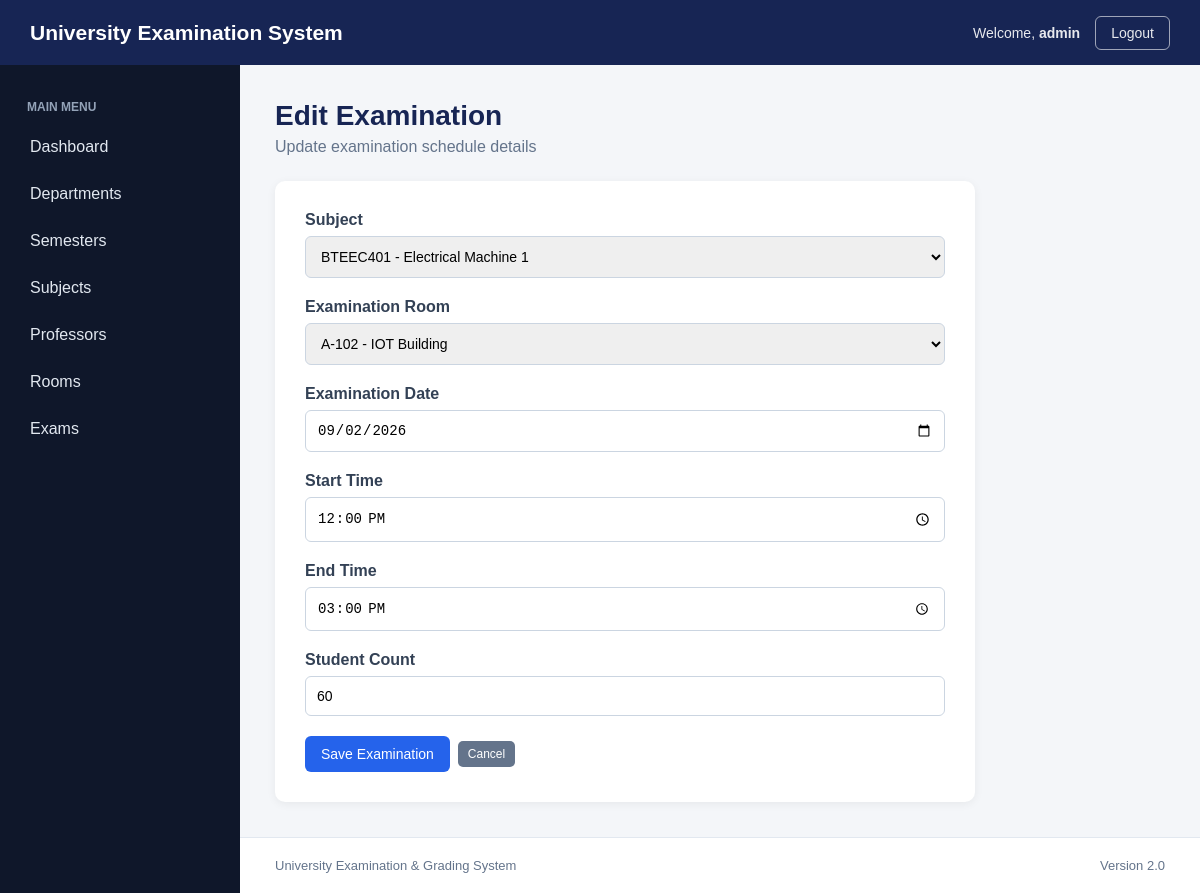
Page /exams/4/edit/ (signed in) on the committed database.
### academics/models.py (models this page shows, shortened)
class Exam(models.Model):
    subject = models.ForeignKey(
        Subject,
        on_delete=models.CASCADE,
        related_name="exams"
    )
    room = models.ForeignKey(
        Room,
        on_delete=models.PROTECT,
        related_name="exams"
    )
    exam_date = models.DateField()
    start_time = models.TimeField()
    end_time = models.TimeField()
    student_count = models.PositiveIntegerField()
    created_at = models.DateTimeField(
        auto_now_add=True
    )

### academics/views.py (the view)
@login_required
def exam_edit(request, pk):
    exam = get_object_or_404(
        Exam,
        pk=pk
    )
    if request.method == "POST":
        form = ExamForm(
            request.POST,
            instance=exam
        )
        if form.is_valid():
            form.save()
            return redirect("exams")
    else:
        form = ExamForm(
            instance=exam
        )
    return render(
        request,
        "academics/exam_form.html",
        {
            "form": form,
            "page_title": "Edit Examination",
            "page_description": "Update examination schedule details"
        }
    )

### academics/forms.py (shortened to what this page needs)
class ExamForm(forms.ModelForm):
    class Meta:
        model = Exam
        fields = [
            "subject",
            "room",
            "exam_date",
            "start_time",
            "end_time",
            "student_count"
        ]
        widgets = {
            "exam_date": forms.DateInput(
                attrs={
                    "type": "date"
                }
            ),
            "start_time": forms.TimeInput(
                attrs={
                    "type": "time"
                }
            ),
            "end_time": forms.TimeInput(
                attrs={
                    "type": "time"
                }
            ),
            "student_count": forms.NumberInput(
                attrs={
                    "min": "1",
                    "placeholder": "Enter number of students"
                }
            ),
        }

### academics/models.py (called while the page is built)
    def __str__(self):
        return f"{self.code} - {self.name}"

    def __str__(self):
        return f"{self.room_number} - {self.building}"

### academics/templates/academics/exam_form.html (shortened to what this page needs)
{% extends "academics/base.html" %}
{% block content %}
<div class="page-header">
    <div>
        <h1 class="page-title">
            {{ page_title }}
        </h1>
        <p class="page-description">
            {{ page_description }}
        </p>
    </div>
</div>
<div class="form-container">
    <form method="POST">
        <div class="form-group">
            <label for="{{ form.subject.id_for_label }}">
                Subject
            </label>
            {{ form.subject }}
        </div>
        <div class="form-group">
            <label for="{{ form.room.id_for_label }}">
                Examination Room
            </label>
            {{ form.room }}
        </div>
        <div class="form-group">
            <label for="{{ form.exam_date.id_for_label }}">
                Examination Date
            </label>
            {{ form.exam_date }}
        </div>
        <div class="form-group">
            <label for="{{ form.start_time.id_for_label }}">
                Start Time
            </label>
            {{ form.start_time }}
        </div>
        <div class="form-group">
            <label for="{{ form.end_time.id_for_label }}">
                End Time
            </label>
            {{ form.end_time }}
        </div>
        <div class="form-group">
            <label for="{{ form.student_count.id_for_label }}">
                Student Count
            </label>
            {{ form.student_count }}
        </div>
        <div class="action-buttons">
            <button
                type="submit"
                class="btn btn-primary"
            >
                Save Examination
            </button>
            <a
                href="{% url 'exams' %}"
                class="btn btn-secondary"
            >
                Cancel
            </a>
        </div>
    </form>
</div>
{% endblock %}

### academics/templates/academics/base.html (shortened to what this page needs)
{% load static %}
<!DOCTYPE html>
<html lang="en">
<head>
    <link
        rel="stylesheet"
        href="{% static 'academics/css/style.css' %}"
    >
</head>
<body>
<header class="topbar">
    <div class="logo">
        University Examination System
    </div>
    <div class="topbar-right">
        {% if user.is_authenticated %}
            <span class="welcome-text">
                Welcome,
                <strong>
                    {{ user.username }}
                </strong>
            </span>
            <form
                method="POST"
                action="{% url 'logout' %}"
                class="logout-form"
            >
                <button
                    type="submit"
                    class="logout-button"
                >
                    Logout
                </button>
            </form>
        {% endif %}
    </div>
</header>
<div class="layout">
    <aside class="sidebar">
        <div class="sidebar-title">
            MAIN MENU
        </div>
        <a
            href="{% url 'home' %}"
            class="nav-link"
        >
            Dashboard
        </a>
        <a
            href="{% url 'departments' %}"
            class="nav-link"
        >
            Departments
        </a>
        <a
            href="{% url 'semesters' %}"
            class="nav-link"
        >
            Semesters
        </a>
        <a
            href="{% url 'subjects' %}"
            class="nav-link"
        >
            Subjects
        </a>
        <a
            href="{% url 'professors' %}"
            class="nav-link"
        >
            Professors
        </a>
        <a
            href="{% url 'rooms' %}"
            class="nav-link"
        >
            Rooms
        </a>
        <a
            href="{% url 'exams' %}"
            class="nav-link"
        >
            Exams
        </a>
    </aside>
    <main class="main-content">
        {% block content %}
        {% endblock %}
    </main>
</div>
<footer class="footer">
    <p>
        University Examination & Grading System
    </p>
    <p>
        Version 2.0
    </p>
</footer>
</body>
</html>

### academics/static/academics/css/style.css (style rules this page uses)
* { margin: 0; padding: 0; box-sizing: border-box; }
body { font-family: Arial, Helvetica, sans-serif; background-color: #f4f6f9; color: #222; }
.topbar { height: 65px; background-color: #172554; color: white; display: flex; align-items: center; justify-content: space-between; padding: 0 30px; position: fixed; top: 0; left: 0; right: 0; z-index: 1000; }
.logo { font-size: 21px; font-weight: bold; }
.topbar-right { font-size: 14px; opacity: 0.9; }
.layout { display: flex; min-height: calc(100vh - 65px); margin-top: 65px; }
.sidebar { width: 240px; background-color: #0f172a; padding: 25px 15px; position: fixed; top: 65px; bottom: 0; left: 0; }
.sidebar-title { color: #94a3b8; font-size: 12px; font-weight: bold; margin: 10px 12px 12px; }
.nav-link { display: block; color: #e2e8f0; text-decoration: none; padding: 12px 15px; margin-bottom: 5px; border-radius: 7px; transition: 0.2s; }
.main-content { margin-left: 240px; width: calc(100% - 240px); padding: 35px; }
.page-header { display: flex; justify-content: space-between; align-items: center; margin-bottom: 25px; }
.page-title { font-size: 28px; color: #172554; }
.page-description { margin-top: 6px; color: #64748b; }
.btn { display: inline-block; padding: 10px 16px; border-radius: 6px; text-decoration: none; border: none; cursor: pointer; font-size: 14px; }
.btn-primary { background-color: #2563eb; color: white; }
.btn-secondary { background-color: #64748b; color: white; }
.action-buttons { display: flex; gap: 7px; }
.action-buttons a { text-decoration: none; padding: 6px 10px; border-radius: 5px; font-size: 12px; }
.form-container { background-color: white; padding: 30px; max-width: 700px; border-radius: 10px; box-shadow: 0 2px 10px rgba(0, 0, 0, 0.06); }
.form-group { margin-bottom: 20px; }
.form-group label { display: block; margin-bottom: 7px; font-weight: bold; color: #334155; }
.form-group input, .form-group select, .form-group textarea { width: 100%; padding: 11px; border: 1px solid #cbd5e1; border-radius: 6px; font-size: 14px; }
.footer { margin-left: 240px; padding: 20px 35px; background-color: white; border-top: 1px solid #e2e8f0; color: #64748b; display: flex; justify-content: space-between; font-size: 13px; }
.topbar-right { display: flex; align-items: center; gap: 15px; }
.welcome-text { color: white; font-size: 14px; }
.welcome-text strong { font-weight: 600; }
.logout-form { display: inline; margin: 0; }
.logout-button { background: transparent; border: 1px solid rgba(255, 255, 255, 0.65); color: white; padding: 8px 15px; border-radius: 6px; cursor: pointer; font-size: 14px; transition: 0.2s ease; }
.action-buttons { display: flex; align-items: center; gap: 8px; }

### rows in the picture
Exam: subject "BTEEC401 - Electrical Machine 1", room "A-102 - IOT Building", exam_date "09/02/2026", start_time "12:00:00", end_time "15:00:00", student_count "60"

### other values in the picture
{{ user.username }} "admin"
{{ page_title }} "Edit Examination"
{{ page_description }} "Update examination schedule details"
